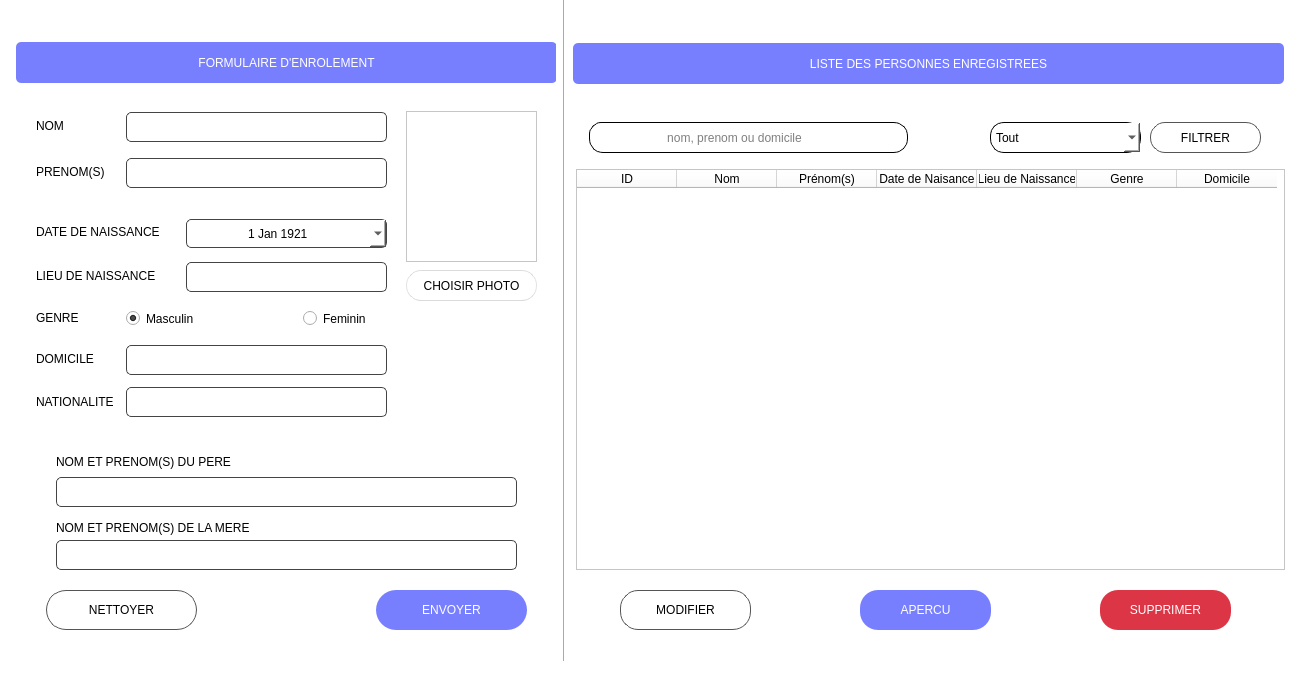
<?xml version="1.0" encoding="UTF-8"?>
<ui version="4.0">
 <class>MainWindow</class>
 <widget class="QMainWindow" name="MainWindow">
  <property name="geometry">
   <rect>
    <x>0</x>
    <y>0</y>
    <width>1299</width>
    <height>684</height>
   </rect>
  </property>
  <property name="windowTitle">
   <string>Formulaire d'enrolement</string>
  </property>
  <property name="windowIcon">
   <iconset resource="../imageQtDesigner.qrc">
    <normaloff>:/img/assets/1914868.png</normaloff>:/img/assets/1914868.png</iconset>
  </property>
  <property name="styleSheet">
   <string notr="true">background-color: rgb(255, 255, 255);</string>
  </property>
  <widget class="QWidget" name="centralwidget">
   <widget class="QWidget" name="widget" native="true">
    <property name="geometry">
     <rect>
      <x>16</x>
      <y>20</y>
      <width>541</width>
      <height>621</height>
     </rect>
    </property>
    <property name="styleSheet">
     <string notr="true">background-color: rgb(255, 255, 255);
font: 14pt &quot;Roboto&quot;;
</string>
    </property>
    <widget class="QLabel" name="label">
     <property name="geometry">
      <rect>
       <x>0</x>
       <y>22</y>
       <width>541</width>
       <height>41</height>
      </rect>
     </property>
     <property name="styleSheet">
      <string notr="true">border-radius:5px;
background-color:#777fff;
color: rgb(255, 255, 255);
font: 57 16pt &quot;Roboto Medium&quot;;</string>
     </property>
     <property name="text">
      <string>FORMULAIRE D'ENROLEMENT</string>
     </property>
     <property name="alignment">
      <set>Qt::AlignCenter</set>
     </property>
    </widget>
    <widget class="QLabel" name="label_2">
     <property name="geometry">
      <rect>
       <x>20</x>
       <y>98</y>
       <width>81</width>
       <height>16</height>
      </rect>
     </property>
     <property name="styleSheet">
      <string notr="true">border:none;
font: 10pt &quot;Roboto&quot;;</string>
     </property>
     <property name="text">
      <string>NOM</string>
     </property>
    </widget>
    <widget class="QLineEdit" name="nom_field">
     <property name="geometry">
      <rect>
       <x>110</x>
       <y>92</y>
       <width>261</width>
       <height>30</height>
      </rect>
     </property>
     <property name="styleSheet">
      <string notr="true">padding-lefl:10px;
border:1px solid #444;
border-radius:5px;</string>
     </property>
     <property name="alignment">
      <set>Qt::AlignCenter</set>
     </property>
    </widget>
    <widget class="QLabel" name="label_3">
     <property name="geometry">
      <rect>
       <x>20</x>
       <y>144</y>
       <width>81</width>
       <height>16</height>
      </rect>
     </property>
     <property name="styleSheet">
      <string notr="true">border:none;
font: 10pt &quot;Roboto&quot;;</string>
     </property>
     <property name="text">
      <string>PRENOM(S)</string>
     </property>
    </widget>
    <widget class="QLineEdit" name="prenom_field">
     <property name="geometry">
      <rect>
       <x>110</x>
       <y>138</y>
       <width>261</width>
       <height>30</height>
      </rect>
     </property>
     <property name="styleSheet">
      <string notr="true">padding-lefl:10px;
border:1px solid #444;
border-radius:5px;</string>
     </property>
     <property name="alignment">
      <set>Qt::AlignCenter</set>
     </property>
    </widget>
    <widget class="QLabel" name="label_4">
     <property name="geometry">
      <rect>
       <x>20</x>
       <y>204</y>
       <width>131</width>
       <height>16</height>
      </rect>
     </property>
     <property name="styleSheet">
      <string notr="true">border:none;
font: 10pt &quot;Roboto&quot;;</string>
     </property>
     <property name="text">
      <string>DATE DE NAISSANCE</string>
     </property>
    </widget>
    <widget class="QLabel" name="label_5">
     <property name="geometry">
      <rect>
       <x>20</x>
       <y>248</y>
       <width>121</width>
       <height>16</height>
      </rect>
     </property>
     <property name="styleSheet">
      <string notr="true">border:none;
font: 10pt &quot;Roboto&quot;;</string>
     </property>
     <property name="text">
      <string>LIEU DE NAISSANCE</string>
     </property>
    </widget>
    <widget class="QLabel" name="label_6">
     <property name="geometry">
      <rect>
       <x>20</x>
       <y>331</y>
       <width>81</width>
       <height>16</height>
      </rect>
     </property>
     <property name="styleSheet">
      <string notr="true">border:none;
font: 10pt &quot;Roboto&quot;;</string>
     </property>
     <property name="text">
      <string>DOMICILE</string>
     </property>
    </widget>
    <widget class="QLabel" name="label_7">
     <property name="geometry">
      <rect>
       <x>40</x>
       <y>434</y>
       <width>181</width>
       <height>16</height>
      </rect>
     </property>
     <property name="styleSheet">
      <string notr="true">border:none;
font: 10pt &quot;Roboto&quot;;</string>
     </property>
     <property name="text">
      <string>NOM ET PRENOM(S) DU PERE</string>
     </property>
    </widget>
    <widget class="QLabel" name="label_8">
     <property name="geometry">
      <rect>
       <x>20</x>
       <y>374</y>
       <width>85</width>
       <height>16</height>
      </rect>
     </property>
     <property name="styleSheet">
      <string notr="true">border:none;
font: 10pt &quot;Roboto&quot;;</string>
     </property>
     <property name="text">
      <string>NATIONALITE</string>
     </property>
    </widget>
    <widget class="QLabel" name="label_9">
     <property name="geometry">
      <rect>
       <x>40</x>
       <y>500</y>
       <width>201</width>
       <height>16</height>
      </rect>
     </property>
     <property name="styleSheet">
      <string notr="true">border:none;
font: 10pt &quot;Roboto&quot;;</string>
     </property>
     <property name="text">
      <string>NOM ET PRENOM(S) DE LA MERE</string>
     </property>
    </widget>
    <widget class="QPushButton" name="photo_btn">
     <property name="geometry">
      <rect>
       <x>390</x>
       <y>250</y>
       <width>131</width>
       <height>31</height>
      </rect>
     </property>
     <property name="styleSheet">
      <string notr="true">QPushButton{
	font: 9pt &quot;Roboto&quot;;
	border-style: solid;
	border-top-color: qlineargradient(spread:pad, x1:0.5, y1:1, x2:0.5, y2:0, stop:0 rgb(215, 215, 215), stop:1 rgb(222, 222, 222));
	border-right-color: qlineargradient(spread:pad, x1:0, y1:0.5, x2:1, y2:0.5, stop:0 rgb(217, 217, 217), stop:1 rgb(227, 227, 227));
	border-left-color: qlineargradient(spread:pad, x1:0, y1:0.5, x2:1, y2:0.5, stop:0 rgb(227, 227, 227), stop:1 rgb(217, 217, 217));
	border-bottom-color: qlineargradient(spread:pad, x1:0.5, y1:1, x2:0.5, y2:0, stop:0 rgb(215, 215, 215), stop:1 rgb(222, 222, 222));
	border-width: 1px;
	border-radius: 15px;
	color: rgb(0,0,0);
	padding: 2px;
	background-color: rgb(255,255,255);
}
QPushButton::default{
	border-style: solid;
	border-top-color: qlineargradient(spread:pad, x1:0.5, y1:1, x2:0.5, y2:0, stop:0 rgb(215, 215, 215), stop:1 rgb(222, 222, 222));
	border-right-color: qlineargradient(spread:pad, x1:0, y1:0.5, x2:1, y2:0.5, stop:0 rgb(217, 217, 217), stop:1 rgb(227, 227, 227));
	border-left-color: qlineargradient(spread:pad, x1:0, y1:0.5, x2:1, y2:0.5, stop:0 rgb(227, 227, 227), stop:1 rgb(217, 217, 217));
	border-bottom-color: qlineargradient(spread:pad, x1:0.5, y1:1, x2:0.5, y2:0, stop:0 rgb(215, 215, 215), stop:1 rgb(222, 222, 222));
	border-width: 1px;
	border-radius: 5px;
	color: rgb(0,0,0);
	padding: 2px;
	background-color: rgb(255,255,255);
}
QPushButton:hover{
	border-style: solid;
	border-top-color: qlineargradient(spread:pad, x1:0.5, y1:1, x2:0.5, y2:0, stop:0 rgb(195, 195, 195), stop:1 rgb(222, 222, 222));
	border-right-color: qlineargradient(spread:pad, x1:0, y1:0.5, x2:1, y2:0.5, stop:0 rgb(197, 197, 197), stop:1 rgb(227, 227, 227));
	border-left-color: qlineargradient(spread:pad, x1:0, y1:0.5, x2:1, y2:0.5, stop:0 rgb(227, 227, 227), stop:1 rgb(197, 197, 197));
	border-bottom-color: qlineargradient(spread:pad, x1:0.5, y1:1, x2:0.5, y2:0, stop:0 rgb(195, 195, 195), stop:1 rgb(222, 222, 222));
	border-width: 1px;
	border-radius: 5px;
	color: rgb(0,0,0);
	padding: 2px;
	background-color: rgb(255,255,255);
}
QPushButton:pressed{
	border-style: solid;
	border-top-color: qlineargradient(spread:pad, x1:0.5, y1:1, x2:0.5, y2:0, stop:0 rgb(215, 215, 215), stop:1 rgb(222, 222, 222));
	border-right-color: qlineargradient(spread:pad, x1:0, y1:0.5, x2:1, y2:0.5, stop:0 rgb(217, 217, 217), stop:1 rgb(227, 227, 227));
	border-left-color: qlineargradient(spread:pad, x1:0, y1:0.5, x2:1, y2:0.5, stop:0 rgb(227, 227, 227), stop:1 rgb(217, 217, 217));
	border-bottom-color: qlineargradient(spread:pad, x1:0.5, y1:1, x2:0.5, y2:0, stop:0 rgb(215, 215, 215), stop:1 rgb(222, 222, 222));
	border-width: 1px;
	border-radius: 5px;
	color: rgb(0,0,0);
	padding: 2px;
	background-color: rgb(142,142,142);
}
QPushButton:disabled{
	border-style: solid;
	border-top-color: qlineargradient(spread:pad, x1:0.5, y1:1, x2:0.5, y2:0, stop:0 rgb(215, 215, 215), stop:1 rgb(222, 222, 222));
	border-right-color: qlineargradient(spread:pad, x1:0, y1:0.5, x2:1, y2:0.5, stop:0 rgb(217, 217, 217), stop:1 rgb(227, 227, 227));
	border-left-color: qlineargradient(spread:pad, x1:0, y1:0.5, x2:1, y2:0.5, stop:0 rgb(227, 227, 227), stop:1 rgb(217, 217, 217));
	border-bottom-color: qlineargradient(spread:pad, x1:0.5, y1:1, x2:0.5, y2:0, stop:0 rgb(215, 215, 215), stop:1 rgb(222, 222, 222));
	border-width: 1px;
	border-radius: 5px;
	color: #808086;
	padding: 2px;
	background-color: rgb(142,142,142);
}</string>
     </property>
     <property name="text">
      <string>CHOISIR PHOTO</string>
     </property>
    </widget>
    <widget class="QLabel" name="label_10">
     <property name="geometry">
      <rect>
       <x>20</x>
       <y>290</y>
       <width>61</width>
       <height>16</height>
      </rect>
     </property>
     <property name="styleSheet">
      <string notr="true">border:none;
font: 10pt &quot;Roboto&quot;;</string>
     </property>
     <property name="text">
      <string>GENRE</string>
     </property>
    </widget>
    <widget class="QLabel" name="photo">
     <property name="geometry">
      <rect>
       <x>390</x>
       <y>91</y>
       <width>131</width>
       <height>151</height>
      </rect>
     </property>
     <property name="styleSheet">
      <string notr="true">border:1px solid rgb(198, 198, 198);
padding:1px;
</string>
     </property>
     <property name="text">
      <string/>
     </property>
     <property name="pixmap">
      <pixmap resource="../imageQtDesigner.qrc">:/img/assets/photo.png</pixmap>
     </property>
     <property name="scaledContents">
      <bool>true</bool>
     </property>
     <property name="alignment">
      <set>Qt::AlignCenter</set>
     </property>
    </widget>
    <widget class="QDateEdit" name="date_field">
     <property name="geometry">
      <rect>
       <x>170</x>
       <y>199</y>
       <width>201</width>
       <height>29</height>
      </rect>
     </property>
     <property name="styleSheet">
      <string notr="true">QDateEdit{
padding-lefl:10px;
border:1px solid #444;
border-radius:5px;
color: rgb(0, 0, 0);
}
QDateEdit::drop-down {
	image: url(:/img/assets/arrow-down-sign-to-navigate.png);
	width:20px;
	padding:5px;
    subcontrol-position: right top;
    subcontrol-origin:padding;
	border-left:1px solid #444;
	color:black;
}</string>
     </property>
     <property name="alignment">
      <set>Qt::AlignCenter</set>
     </property>
     <property name="readOnly">
      <bool>false</bool>
     </property>
     <property name="buttonSymbols">
      <enum>QAbstractSpinBox::UpDownArrows</enum>
     </property>
     <property name="specialValueText">
      <string/>
     </property>
     <property name="correctionMode">
      <enum>QAbstractSpinBox::CorrectToPreviousValue</enum>
     </property>
     <property name="keyboardTracking">
      <bool>true</bool>
     </property>
     <property name="showGroupSeparator" stdset="0">
      <bool>false</bool>
     </property>
     <property name="dateTime">
      <datetime>
       <hour>0</hour>
       <minute>0</minute>
       <second>0</second>
       <year>1921</year>
       <month>1</month>
       <day>1</day>
      </datetime>
     </property>
     <property name="maximumDate">
      <date>
       <year>2221</year>
       <month>12</month>
       <day>31</day>
      </date>
     </property>
     <property name="minimumDate">
      <date>
       <year>1921</year>
       <month>1</month>
       <day>1</day>
      </date>
     </property>
     <property name="calendarPopup">
      <bool>true</bool>
     </property>
     <property name="date">
      <date>
       <year>1921</year>
       <month>1</month>
       <day>1</day>
      </date>
     </property>
    </widget>
    <widget class="QLineEdit" name="lieu_field">
     <property name="geometry">
      <rect>
       <x>170</x>
       <y>242</y>
       <width>201</width>
       <height>30</height>
      </rect>
     </property>
     <property name="styleSheet">
      <string notr="true">padding-lefl:10px;
border:1px solid #444;
border-radius:5px;</string>
     </property>
     <property name="alignment">
      <set>Qt::AlignCenter</set>
     </property>
    </widget>
    <widget class="QRadioButton" name="genre_h">
     <property name="geometry">
      <rect>
       <x>110</x>
       <y>290</y>
       <width>82</width>
       <height>17</height>
      </rect>
     </property>
     <property name="styleSheet">
      <string notr="true">border:none;
font: 10pt &quot;Roboto&quot;;</string>
     </property>
     <property name="text">
      <string>Masculin</string>
     </property>
     <property name="checkable">
      <bool>true</bool>
     </property>
     <property name="checked">
      <bool>true</bool>
     </property>
    </widget>
    <widget class="QRadioButton" name="genre_f">
     <property name="geometry">
      <rect>
       <x>287</x>
       <y>290</y>
       <width>82</width>
       <height>17</height>
      </rect>
     </property>
     <property name="styleSheet">
      <string notr="true">border:none;
font: 10pt &quot;Roboto&quot;;</string>
     </property>
     <property name="text">
      <string>Feminin</string>
     </property>
     <property name="checked">
      <bool>false</bool>
     </property>
    </widget>
    <widget class="QLineEdit" name="domicile_field">
     <property name="geometry">
      <rect>
       <x>110</x>
       <y>325</y>
       <width>261</width>
       <height>30</height>
      </rect>
     </property>
     <property name="styleSheet">
      <string notr="true">padding-lefl:10px;
border:1px solid #444;
border-radius:5px;</string>
     </property>
     <property name="alignment">
      <set>Qt::AlignCenter</set>
     </property>
    </widget>
    <widget class="QLineEdit" name="nationalite_field">
     <property name="geometry">
      <rect>
       <x>110</x>
       <y>367</y>
       <width>261</width>
       <height>30</height>
      </rect>
     </property>
     <property name="styleSheet">
      <string notr="true">padding-lefl:10px;
border:1px solid #444;
border-radius:5px;</string>
     </property>
     <property name="alignment">
      <set>Qt::AlignCenter</set>
     </property>
    </widget>
    <widget class="QLineEdit" name="pere_field">
     <property name="geometry">
      <rect>
       <x>40</x>
       <y>457</y>
       <width>461</width>
       <height>30</height>
      </rect>
     </property>
     <property name="styleSheet">
      <string notr="true">padding-lefl:10px;
border:1px solid #444;
border-radius:5px;</string>
     </property>
     <property name="text">
      <string/>
     </property>
     <property name="alignment">
      <set>Qt::AlignCenter</set>
     </property>
     <property name="dragEnabled">
      <bool>false</bool>
     </property>
    </widget>
    <widget class="QLineEdit" name="mere_field">
     <property name="geometry">
      <rect>
       <x>40</x>
       <y>520</y>
       <width>461</width>
       <height>30</height>
      </rect>
     </property>
     <property name="styleSheet">
      <string notr="true">padding-lefl:10px;
border:1px solid #444;
border-radius:5px;</string>
     </property>
     <property name="alignment">
      <set>Qt::AlignCenter</set>
     </property>
    </widget>
    <widget class="QPushButton" name="nettoyer_btn">
     <property name="geometry">
      <rect>
       <x>30</x>
       <y>570</y>
       <width>151</width>
       <height>40</height>
      </rect>
     </property>
     <property name="styleSheet">
      <string notr="true">QPushButton{
	font: 57 12pt &quot;Roboto Medium&quot;;
	border-style: solid;
	border-color: rgb(85, 85, 85);
	border-width: 1px;
	border-radius: 20px;
	color: rgb(0,0,0);
	padding: 2px;
	background-color: rgb(255,255,255);
}
QPushButton:pressed{
	border:none;
	border-radius: 20px;
	color: rgb(0,0,0);
	padding: 2px;
	background-color: rgb(142,142,142);
}
QPushButton:disabled{
	border-style: solid;
	border-color: rgb(85, 85, 85);
	border-radius: 20px;
	color: #808086;
	padding: 2px;
	background-color: rgb(142,142,142);
}</string>
     </property>
     <property name="text">
      <string>NETTOYER</string>
     </property>
    </widget>
    <widget class="QPushButton" name="envoyer_btn">
     <property name="geometry">
      <rect>
       <x>360</x>
       <y>570</y>
       <width>151</width>
       <height>40</height>
      </rect>
     </property>
     <property name="styleSheet">
      <string notr="true">QPushButton{
	font: 57 12pt &quot;Roboto Medium&quot;;
	background-color:#777fff;
	color:white;
	border:none;
	border-radius:20px;
}
QPushButton:hover{
	background-color:#0069d9;
}
</string>
     </property>
     <property name="text">
      <string>ENVOYER</string>
     </property>
    </widget>
   </widget>
   <widget class="QTableWidget" name="tableWidget">
    <property name="geometry">
     <rect>
      <x>576</x>
      <y>169</y>
      <width>709</width>
      <height>401</height>
     </rect>
    </property>
    <property name="layoutDirection">
     <enum>Qt::LeftToRight</enum>
    </property>
    <property name="autoFillBackground">
     <bool>false</bool>
    </property>
    <property name="styleSheet">
     <string notr="true"/>
    </property>
    <property name="wordWrap">
     <bool>true</bool>
    </property>
    <column>
     <property name="text">
      <string>ID</string>
     </property>
    </column>
    <column>
     <property name="text">
      <string>Nom</string>
     </property>
    </column>
    <column>
     <property name="text">
      <string>Prénom(s)</string>
     </property>
    </column>
    <column>
     <property name="text">
      <string>Date de Naisance</string>
     </property>
    </column>
    <column>
     <property name="text">
      <string>Lieu de Naissance</string>
     </property>
    </column>
    <column>
     <property name="text">
      <string>Genre</string>
     </property>
    </column>
    <column>
     <property name="text">
      <string>Domicile</string>
     </property>
    </column>
   </widget>
   <widget class="QPushButton" name="apercu_btn">
    <property name="geometry">
     <rect>
      <x>860</x>
      <y>590</y>
      <width>131</width>
      <height>40</height>
     </rect>
    </property>
    <property name="styleSheet">
     <string notr="true">QPushButton{
	color:white;
	border:none;
	border-radius:18px;
	font: 57 12pt &quot;Roboto Medium&quot;;
	background-color:#777fff;
}
QPushButton:hover{
	background-color:#0069d9;
}
</string>
    </property>
    <property name="text">
     <string>APERCU</string>
    </property>
   </widget>
   <widget class="QLabel" name="label_12">
    <property name="geometry">
     <rect>
      <x>573</x>
      <y>43</y>
      <width>711</width>
      <height>41</height>
     </rect>
    </property>
    <property name="styleSheet">
     <string notr="true">border-radius:5px;
color: rgb(255, 255, 255);
font: 57 16pt &quot;Roboto Medium&quot;;
background-color:#777fff;</string>
    </property>
    <property name="text">
     <string>LISTE DES PERSONNES ENREGISTREES</string>
    </property>
    <property name="alignment">
     <set>Qt::AlignCenter</set>
    </property>
   </widget>
   <widget class="QPushButton" name="modifier_btn">
    <property name="geometry">
     <rect>
      <x>620</x>
      <y>590</y>
      <width>131</width>
      <height>40</height>
     </rect>
    </property>
    <property name="styleSheet">
     <string notr="true">QPushButton{
	font: 57 12pt &quot;Roboto Medium&quot;;
	border-style: solid;
	border-color: rgb(85, 85, 85);
	border-width: 1px;
	border-radius: 18px;
	color: rgb(0,0,0);
	padding: 2px;
	background-color: rgb(255,255,255);
}
QPushButton:pressed{
	border:none;
	border-radius: 18px;
	color: rgb(0,0,0);
	padding: 2px;
	background-color: rgb(142,142,142);
}
QPushButton:disabled{
	border-style: solid;
	border-color: rgb(85, 85, 85);
	border-radius: 18px;
	color: #808086;
	padding: 2px;
	background-color: rgb(142,142,142);
}</string>
    </property>
    <property name="text">
     <string>MODIFIER</string>
    </property>
   </widget>
   <widget class="QPushButton" name="supprimer_btn">
    <property name="geometry">
     <rect>
      <x>1100</x>
      <y>590</y>
      <width>131</width>
      <height>40</height>
     </rect>
    </property>
    <property name="styleSheet">
     <string notr="true">QPushButton{
	font: 57 12pt &quot;Roboto Medium&quot;;
	color:white;
	border:none;
	border-radius:18px;
	background-color:#dc3545;
}
QPushButton:hover{
	background-color: #c82333;
}
</string>
    </property>
    <property name="text">
     <string>SUPPRIMER</string>
    </property>
   </widget>
   <widget class="QLineEdit" name="recherche_edit">
    <property name="geometry">
     <rect>
      <x>589</x>
      <y>122</y>
      <width>291</width>
      <height>31</height>
     </rect>
    </property>
    <property name="styleSheet">
     <string notr="true">border:1px solid black;
border-right-color: none;
font: 11pt &quot;Roboto&quot;;
border-top-left-radius: 12px;
border-bottom-left-radius: 14px;
padding:5px;</string>
    </property>
    <property name="text">
     <string/>
    </property>
    <property name="alignment">
     <set>Qt::AlignCenter</set>
    </property>
    <property name="placeholderText">
     <string>nom, prenom ou domicile</string>
    </property>
   </widget>
   <widget class="QLabel" name="search_icon">
    <property name="geometry">
     <rect>
      <x>877</x>
      <y>122</y>
      <width>31</width>
      <height>31</height>
     </rect>
    </property>
    <property name="styleSheet">
     <string notr="true">border:1px solid black;
border-left-color: none;
background-color: rgb(255, 255, 255);
border-top-right-radius: 14px;
border-bottom-right-radius: 14px;
padding: 5px</string>
    </property>
    <property name="text">
     <string/>
    </property>
    <property name="pixmap">
     <pixmap resource="../imageQtDesigner.qrc">:/img/assets/search.png</pixmap>
    </property>
    <property name="scaledContents">
     <bool>true</bool>
    </property>
   </widget>
   <widget class="QComboBox" name="filtre_field">
    <property name="geometry">
     <rect>
      <x>990</x>
      <y>122</y>
      <width>151</width>
      <height>31</height>
     </rect>
    </property>
    <property name="styleSheet">
     <string notr="true">QComboBox{
border:1px solid black;
font: 11pt &quot;Roboto&quot;;
border-radius: 14px;
padding:5px;
}
QComboBox::drop-down {
	image: url(:/img/assets/arrow-down-sign-to-navigate.png);
	width:20px;
	padding:6px;
    subcontrol-position: right top;
    subcontrol-origin:padding;
	border-left:1px solid #444;
	color:black;
}
</string>
    </property>
    <property name="duplicatesEnabled">
     <bool>false</bool>
    </property>
    <item>
     <property name="text">
      <string>Tout</string>
     </property>
    </item>
    <item>
     <property name="text">
      <string>Masculin (M)</string>
     </property>
    </item>
    <item>
     <property name="text">
      <string>Feminin (F)</string>
     </property>
    </item>
   </widget>
   <widget class="QPushButton" name="filtrer_btn">
    <property name="geometry">
     <rect>
      <x>1150</x>
      <y>122</y>
      <width>111</width>
      <height>31</height>
     </rect>
    </property>
    <property name="styleSheet">
     <string notr="true">QPushButton{
	font: 57 10pt &quot;Roboto Medium&quot;;
	border-style: solid;
	border-color: rgb(85, 85, 85);
	border-width: 1px;
	border-radius: 15px;
	color: rgb(0,0,0);
	padding: 2px;
	background-color: rgb(255,255,255);
}
QPushButton:pressed{
	border:none;
	border-radius: 15px;
	color: rgb(0,0,0);
	padding: 2px;
	background-color: rgb(142,142,142);
}
QPushButton:disabled{
	border-style: solid;
	border-color: rgb(85, 85, 85);
	border-radius: 15px;
	color: #808086;
	padding: 2px;
	background-color: rgb(142,142,142);
}</string>
    </property>
    <property name="text">
     <string>FILTRER</string>
    </property>
   </widget>
   <widget class="Line" name="line">
    <property name="geometry">
     <rect>
      <x>556</x>
      <y>-10</y>
      <width>16</width>
      <height>671</height>
     </rect>
    </property>
    <property name="orientation">
     <enum>Qt::Vertical</enum>
    </property>
   </widget>
  </widget>
  <widget class="QMenuBar" name="menubar">
   <property name="geometry">
    <rect>
     <x>0</x>
     <y>0</y>
     <width>1299</width>
     <height>21</height>
    </rect>
   </property>
  </widget>
  <widget class="QStatusBar" name="statusbar"/>
 </widget>
 <resources>
  <include location="../imageQtDesigner.qrc"/>
 </resources>
 <connections/>
</ui>
